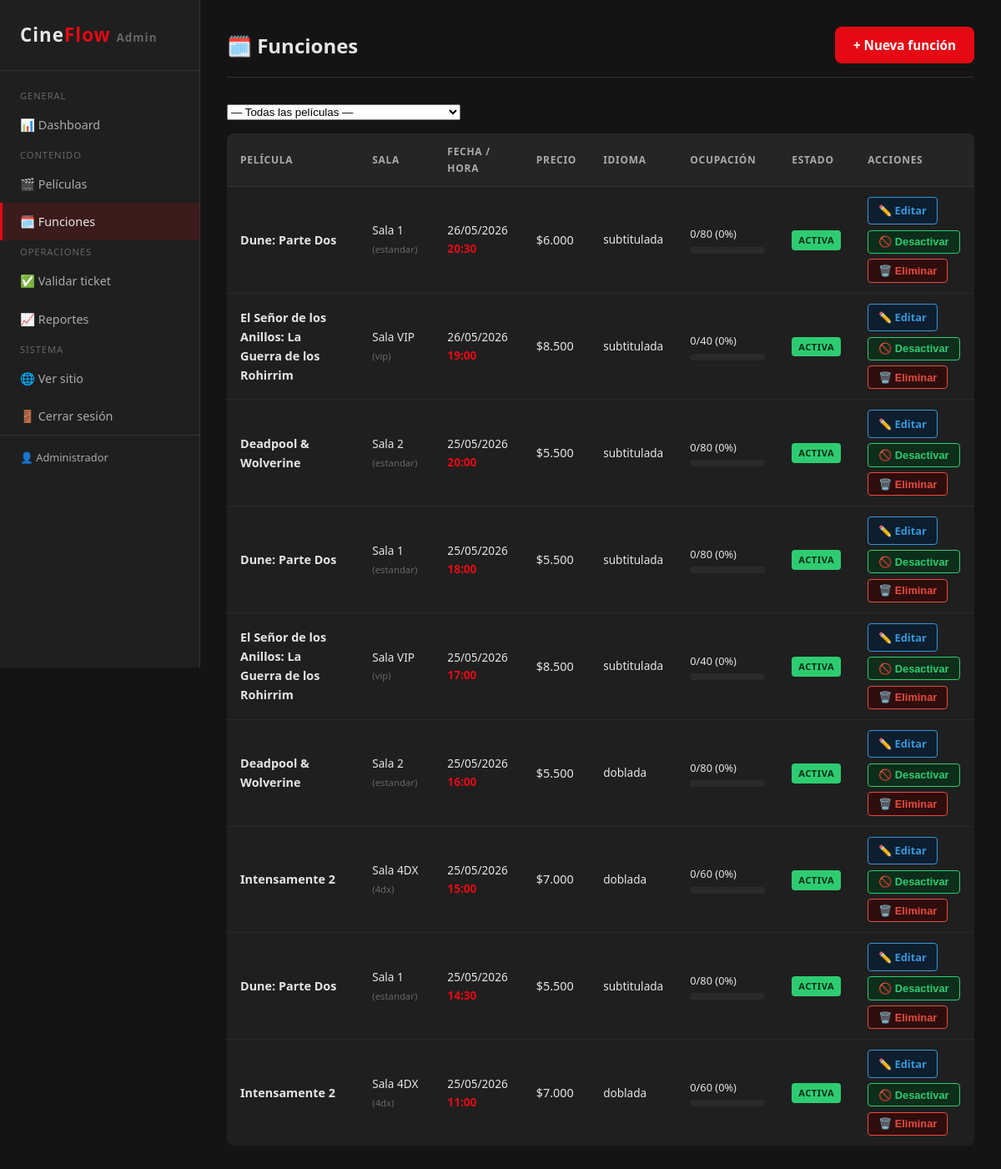
/admin/funciones.php (signed in), run on the app's committed database.
### tables this page shows
CREATE TABLE usuarios (
    id            INT UNSIGNED    NOT NULL AUTO_INCREMENT,
    nombre        VARCHAR(100)    NOT NULL,
    email         VARCHAR(150)    NOT NULL,
    password_hash VARCHAR(255)    NOT NULL                  COMMENT 'Hash bcrypt',
    rol           ENUM('admin')   NOT NULL DEFAULT 'admin',
    activo        TINYINT(1)      NOT NULL DEFAULT 1,
    fecha_registro DATETIME       NOT NULL DEFAULT CURRENT_TIMESTAMP,

    PRIMARY KEY (id),
    UNIQUE KEY uq_email (email)
);

CREATE TABLE funciones (
    id             INT UNSIGNED   NOT NULL AUTO_INCREMENT,
    pelicula_id    INT UNSIGNED   NOT NULL,
    sala_id        INT UNSIGNED   NOT NULL,
    fecha_hora     DATETIME       NOT NULL,
    precio         DECIMAL(8,2)   NOT NULL,
    idioma         ENUM('subtitulada','doblada','original') NOT NULL DEFAULT 'subtitulada',
    activa         TINYINT(1)     NOT NULL DEFAULT 1,

    PRIMARY KEY (id),
    UNIQUE KEY uq_sala_horario (sala_id, fecha_hora),
    INDEX idx_pelicula_fecha (pelicula_id, fecha_hora),
    INDEX idx_fecha_hora (fecha_hora),

    CONSTRAINT fk_funcion_pelicula
        FOREIGN KEY (pelicula_id) REFERENCES peliculas(id)
        ON DELETE RESTRICT ON UPDATE CASCADE,
    CONSTRAINT fk_funcion_sala
        FOREIGN KEY (sala_id) REFERENCES salas(id)
        ON DELETE RESTRICT ON UPDATE CASCADE
);

CREATE TABLE peliculas (
    id             INT UNSIGNED   NOT NULL AUTO_INCREMENT,
    titulo         VARCHAR(200)   NOT NULL,
    genero         VARCHAR(80)    NOT NULL,
    sinopsis       TEXT               NULL,
    clasificacion  ENUM('TE','TE+7','MA+14','MA+18') NOT NULL DEFAULT 'TE',
    duracion_min   SMALLINT UNSIGNED  NULL,
    imagen         VARCHAR(300)       NULL                  COMMENT 'Ruta: uploads/peliculas/imagen.jpg',
    activa         TINYINT(1)     NOT NULL DEFAULT 1,
    fecha_estreno  DATE               NULL,

    PRIMARY KEY (id),
    INDEX idx_genero (genero),
    INDEX idx_activa (activa)
);

CREATE TABLE salas (
    id             INT UNSIGNED   NOT NULL AUTO_INCREMENT,
    nombre         VARCHAR(50)    NOT NULL,
    capacidad      SMALLINT UNSIGNED NOT NULL DEFAULT 100,
    tipo           ENUM('estandar','vip','4dx','imax') NOT NULL DEFAULT 'estandar',
    activa         TINYINT(1)     NOT NULL DEFAULT 1,

    PRIMARY KEY (id),
    UNIQUE KEY uq_nombre_sala (nombre)
);

### includes/funciones.php (called while the page is built, shortened)
<?php
function formatearPrecio(float|int|string $precio): string
{
    return '$' . number_format((float)$precio, 0, ',', '.');
}
function esc(?string $texto): string
{
    return htmlspecialchars((string)$texto, ENT_QUOTES | ENT_SUBSTITUTE, 'UTF-8');
}
function obtenerUsuario(int $usuario_id): ?array
{
    $pdo = obtenerConexion();
    try {
        $stmt = $pdo->prepare("
            SELECT id, nombre, email, rol
            FROM   usuarios
            WHERE  id     = :id
              AND  activo = 1
            LIMIT 1
        ");
        $stmt->execute([':id' => $usuario_id]);
        $fila = $stmt->fetch();
        return $fila ?: null;
    } catch (PDOException $e) {
        registrarError('funciones - obtenerUsuario', $e->getMessage());
        return null;
    }
}

### admin/funciones.php (the view, shortened to what this page needs)
<?php
require_once __DIR__ . '/../includes/funciones.php';
$pdo = obtenerConexion();
try {
    $query = "
        SELECT f.*, p.titulo AS pelicula, p.imagen AS poster, s.nombre AS sala, s.tipo AS tipo_sala, s.capacidad,
               COUNT(CASE WHEN r.estado IN ('confirmada','utilizada') THEN 1 END) AS reservas_ok,
               COUNT(CASE WHEN r.estado = 'pendiente' THEN 1 END) AS reservas_pendientes
        FROM   funciones f
        JOIN   peliculas p ON p.id = f.pelicula_id
        JOIN   salas     s ON s.id = f.sala_id
        LEFT   JOIN reservas r ON r.funcion_id = f.id
    ";
    $params = [];
    $query .= " GROUP BY f.id ORDER BY f.fecha_hora DESC LIMIT 100";
    $stmt = $pdo->prepare($query);
    $stmt->execute($params);
    $funciones_list = $stmt->fetchAll();
} catch (PDOException $e) {
    registrarError('admin-funciones', $e->getMessage());
    $funciones_list = $peliculas_select = [];
}
$admin_nav_activo = 'funciones';
require_once __DIR__ . '/includes/header.php';
?>
<div class="admin-topbar">
    <h1>🗓️ Funciones</h1>
    <a href="nueva-funcion.php" class="btn btn-primario">+ Nueva función</a>
</div>
<form method="GET" style="margin-bottom:1rem;display:flex;gap:.75rem;align-items:center;">
    <select name="pelicula_id" onchange="this.form.submit()" style="max-width:280px;">
        <option value="0">— Todas las películas —</option>
    </select>
</form>
<?php if (empty($funciones_list)): ?>
    <p style="color:var(--texto-suave);">No hay funciones.</p>
<?php else: ?>
<div style="overflow-x:auto;">
<table class="admin-tabla">
    <thead>
        <tr>
            <th>Película</th>
            <th>Sala</th>
            <th>Fecha / Hora</th>
            <th>Precio</th>
            <th>Idioma</th>
            <th>Ocupación</th>
            <th>Estado</th>
            <th>Acciones</th>
        </tr>
    </thead>
    <tbody>
    <?php foreach ($funciones_list as $f): ?>
        <?php
        $pct = $f['capacidad'] > 0 ? round(($f['reservas_ok'] + $f['reservas_pendientes']) / $f['capacidad'] * 100) : 0;
        $pasada = strtotime($f['fecha_hora']) < time();
        ?>
        <tr style="<?= !$f['activa'] ? 'opacity:.5;' : '' ?><?= $pasada ? 'background:rgba(0,0,0,.2);' : '' ?>">
            <td style="font-weight:600;font-size:.9rem;"><?= esc($f['pelicula']) ?></td>
            <td style="font-size:.85rem;"><?= esc($f['sala']) ?> <small style="color:var(--texto-muy-suave);">(<?= esc($f['tipo_sala']) ?>)</small></td>
            <td style="white-space:nowrap;font-size:.85rem;">
                <?= date('d/m/Y', strtotime($f['fecha_hora'])) ?><br>
                <span style="color:var(--primario);font-weight:600;"><?= date('H:i', strtotime($f['fecha_hora'])) ?></span>
            </td>
            <td><?= formatearPrecio($f['precio']) ?></td>
            <td style="font-size:.85rem;"><?= esc($f['idioma']) ?></td>
            <td>
                <div style="font-size:.8rem;min-width:90px;">
                    <?= $f['reservas_ok'] ?>/<?= $f['capacidad'] ?> (<?= $pct ?>%)
                </div>
                <div class="reporte-barra-wrap"><div class="reporte-barra" style="width:<?= $pct ?>%"></div></div>
            </td>
            <td><span class="badge <?= $f['activa'] ? 'badge-verde' : 'badge-gris' ?>"><?= $f['activa'] ? 'Activa' : 'Inactiva' ?></span></td>
            <td>
                <div style="display:flex;gap:.4rem;flex-wrap:wrap;">
                    <a href="editar-funcion.php?id=<?= $f['id'] ?>" class="btn-accion btn-editar">✏️ Editar</a>
                    <form method="POST" style="display:inline;">
                        <button class="btn-accion btn-activar"><?= $f['activa'] ? '🚫 Desactivar' : '✅ Activar' ?></button>
                    </form>
                    <form method="POST" style="display:inline;" onsubmit="return confirm('¿Eliminar esta función?')">
                        <button class="btn-accion btn-eliminar">🗑️ Eliminar</button>
                    </form>
                </div>
            </td>
        </tr>
    <?php endforeach; ?>
    </tbody>
</table>
</div>
<?php endif; ?>
<?php require_once __DIR__ . '/includes/footer.php'; ?>

### admin/includes/header.php (shortened to what this page needs)
<?php
$admin_nav_activo ??= '';
$admin = obtenerUsuario((int)$_SESSION['usuario_id']);
?>
<!DOCTYPE html>
<html lang="es">
<head>
    <link rel="stylesheet" href="../assets/css/estilo.css">
    <link rel="stylesheet" href="../assets/css/admin.css">
</head>
<body>
<div class="admin-layout">
<aside class="admin-sidebar">
    <a href="index.php" class="logo">Cine<span>Flow</span> <small style="font-size:.6em;color:var(--texto-muy-suave);">Admin</small></a>
    <nav class="admin-nav">
        <span class="nav-seccion">General</span>
        <a href="index.php"         class="<?= $admin_nav_activo === 'dashboard'  ? 'activo' : '' ?>">📊 Dashboard</a>
        <span class="nav-seccion">Contenido</span>
        <a href="peliculas.php"     class="<?= $admin_nav_activo === 'peliculas'  ? 'activo' : '' ?>">🎬 Películas</a>
        <a href="funciones.php"     class="<?= $admin_nav_activo === 'funciones'  ? 'activo' : '' ?>">🗓️ Funciones</a>
        <span class="nav-seccion">Operaciones</span>
        <a href="validar-ticket.php" class="<?= $admin_nav_activo === 'validar'   ? 'activo' : '' ?>">✅ Validar ticket</a>
        <a href="reportes.php"      class="<?= $admin_nav_activo === 'reportes'   ? 'activo' : '' ?>">📈 Reportes</a>
        <span class="nav-seccion">Sistema</span>
        <a href="../index.php" target="_blank">🌐 Ver sitio</a>
        <a href="logout.php">🚪 Cerrar sesión</a>
    </nav>
    <?php if ($admin): ?>
    <div style="padding:1rem 1.5rem;border-top:1px solid var(--borde);margin-top:auto;font-size:.8rem;color:var(--texto-suave);">
        👤 <?= esc($admin['nombre']) ?>
    </div>
    <?php endif; ?>
</aside>
<main class="admin-content">

### admin/includes/footer.php (shortened to what this page needs)
</main>
</div>
</body>
</html>

### assets/css/estilo.css (style rules this page uses)
:root { --primario: #e50914; --primario-oscuro: #c0070f; --primario-suave: rgba(229, 9, 20, .15); --oscuro: #141414; --superficie: #1f1f1f; --superficie-alt: #252525; --overlay: rgba(0, 0, 0, .75); --borde: #333; --borde-suave: #2a2a2a; --texto: #e5e5e5; --texto-suave: #aaa; --texto-muy-suave: #666; --verde: #2ecc71; --verde-oscuro: #0d2e1a; --azul: #3498db; --azul-oscuro: #0d1e2e; --amarillo: #f39c12; --amarillo-oscuro: #1a1200; --rojo: #e74c3c; --rojo-oscuro: #2e0d0d; --libre: #2a5c3f; --libre-borde: #2ecc71; --ocupado: #3a1a1a; --ocupado-borde: #c0392b; --seleccionado: #1a3a5c; --seleccionado-borde:#3498db; --preferencial: #3a2e0a; --preferencial-borde:#f39c12; --fuente: 'Segoe UI', Arial, sans-serif; --fuente-mono: 'Courier New', Courier, monospace; --ancho-max: 1200px; --radio: 8px; --radio-lg: 12px; --sombra: 0 4px 16px rgba(0, 0, 0, .4); --sombra-lg: 0 8px 32px rgba(0, 0, 0, .6); --transicion: .2s ease; }
*, *::before, *::after { box-sizing: border-box; margin: 0; padding: 0; }
html { scroll-behavior: smooth; }
body { background-color: var(--oscuro); color: var(--texto); font-family: var(--fuente); font-size: 16px; line-height: 1.6; min-height: 100vh; display: flex; flex-direction: column; }
main { flex: 1; }
a { color: var(--primario); text-decoration: none; transition: color var(--transicion); }
h1, h2, h3, h4, h5, h6 { line-height: 1.3; font-weight: 700; }
.logo { font-size: 1.6rem; font-weight: 700; color: var(--primario); letter-spacing: 1px; text-decoration: none; flex-shrink: 0; }
.logo span { color: var(--texto); }
.badge { display: inline-block; font-size: .7rem; font-weight: 700; padding: 3px 8px; border-radius: 4px; text-transform: uppercase; letter-spacing: .5px; vertical-align: middle; }
.badge-verde { background: var(--verde); color: #0a2e1a; }
.btn { display: inline-flex; align-items: center; justify-content: center; gap: 8px; padding: 10px 22px; border-radius: var(--radio); font-size: .95rem; font-weight: 600; cursor: pointer; border: none; text-decoration: none; transition: background var(--transicion), color var(--transicion), opacity var(--transicion), transform var(--transicion); white-space: nowrap; }
.btn-primario { background: var(--primario); color: #fff; }

### data on the page
usuarios: nombre "Administrador"
funciones: pelicula.titulo "Dune: Parte Dos", sala.nombre "Sala 1", sala.tipo "estandar", fecha_hora "26/05/2026", fecha_hora "20:30", precio "$6.000", idioma "subtitulada", reservas_ok "0", sala.capacidad "80", pct "0", activa "ACTIVA"
funciones: pelicula.titulo "El Señor de los Anillos: La Guerra de los Rohirrim", sala.nombre "Sala VIP", sala.tipo "vip", fecha_hora "26/05/2026", fecha_hora "19:00", precio "$8.500", idioma "subtitulada", reservas_ok "0", sala.capacidad "40", pct "0", activa "ACTIVA"
funciones: pelicula.titulo "Deadpool & Wolverine", sala.nombre "Sala 2", sala.tipo "estandar", fecha_hora "25/05/2026", fecha_hora "20:00", precio "$5.500", idioma "subtitulada", reservas_ok "0", sala.capacidad "80", pct "0", activa "ACTIVA"
funciones: pelicula.titulo "Dune: Parte Dos", sala.nombre "Sala 1", sala.tipo "estandar", fecha_hora "25/05/2026", fecha_hora "18:00", precio "$5.500", idioma "subtitulada", reservas_ok "0", sala.capacidad "80", pct "0", activa "ACTIVA"
funciones: pelicula.titulo "El Señor de los Anillos: La Guerra de los Rohirrim", sala.nombre "Sala VIP", sala.tipo "vip", fecha_hora "25/05/2026", fecha_hora "17:00", precio "$8.500", idioma "subtitulada", reservas_ok "0", sala.capacidad "40", pct "0", activa "ACTIVA"
funciones: pelicula.titulo "Deadpool & Wolverine", sala.nombre "Sala 2", sala.tipo "estandar", fecha_hora "25/05/2026", fecha_hora "16:00", precio "$5.500", idioma "doblada", reservas_ok "0", sala.capacidad "80", pct "0", activa "ACTIVA"
funciones: pelicula.titulo "Intensamente 2", sala.nombre "Sala 4DX", sala.tipo "4dx", fecha_hora "25/05/2026", fecha_hora "15:00", precio "$7.000", idioma "doblada", reservas_ok "0", sala.capacidad "60", pct "0", activa "ACTIVA"
funciones: pelicula.titulo "Dune: Parte Dos", sala.nombre "Sala 1", sala.tipo "estandar", fecha_hora "25/05/2026", fecha_hora "14:30", precio "$5.500", idioma "subtitulada", reservas_ok "0", sala.capacidad "80", pct "0", activa "ACTIVA"
funciones: pelicula.titulo "Intensamente 2", sala.nombre "Sala 4DX", sala.tipo "4dx", fecha_hora "25/05/2026", fecha_hora "11:00", precio "$7.000", idioma "doblada", reservas_ok "0", sala.capacidad "60", pct "0", activa "ACTIVA"
